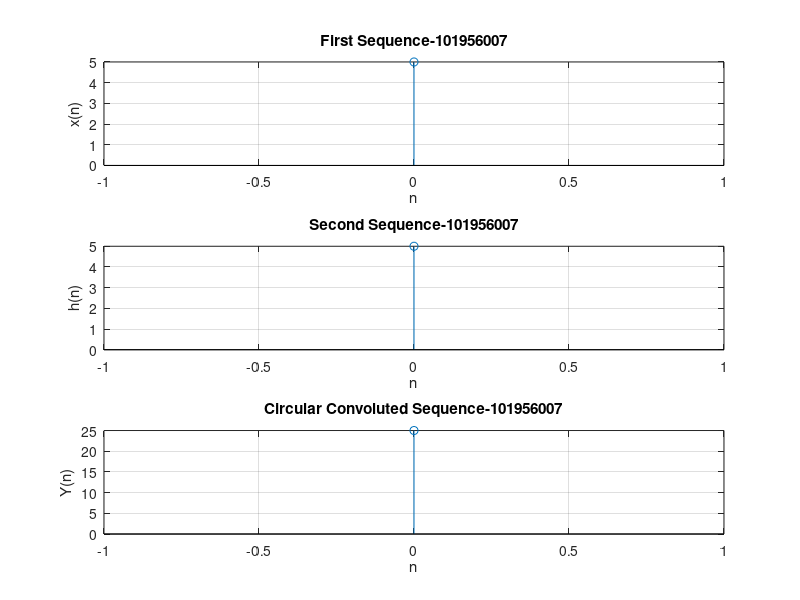

MATLAB code to generate this figure:
clc;
close all;
x=input('Enter x(n):\n');
h=input('Enter h(n):\n');
m=length(x);%length of sequence x(n)
n=length(h);%length of sequence h(n)
N=max(m,n);%length of output sequence y(n)
%For equating both sequence length
x=[x,zeros(1,N-m)];
h=[h,zeros(1,N-n)];
for n=1:N
    Y(n)=0;
    for i=1:N
        j=n-i+1;
        if(j<=0)
            j=N+j;
        end
        Y(n)=[Y(n)+x(i)*h(j)];
    end
end
n=0:N-1;%Range of all Sequences
subplot(311)
disp('First Sequence x(n) is:')
disp(x)
stem(n,x)
xlabel('n')
ylabel('x(n)')
title('First Sequence-101956007')
grid on;
subplot(312)
disp('Second Sequence h(n) is:')
disp(h)
stem(n,h)
xlabel('n')
ylabel('h(n)')
title('Second Sequence-101956007')
grid on;
subplot(313)
disp('Convoluted Sequence Y(n) is:')
disp(Y)
stem(n,Y)
xlabel('n')
ylabel('Y(n)')
title('Circular Convoluted Sequence-101956007')
grid on;